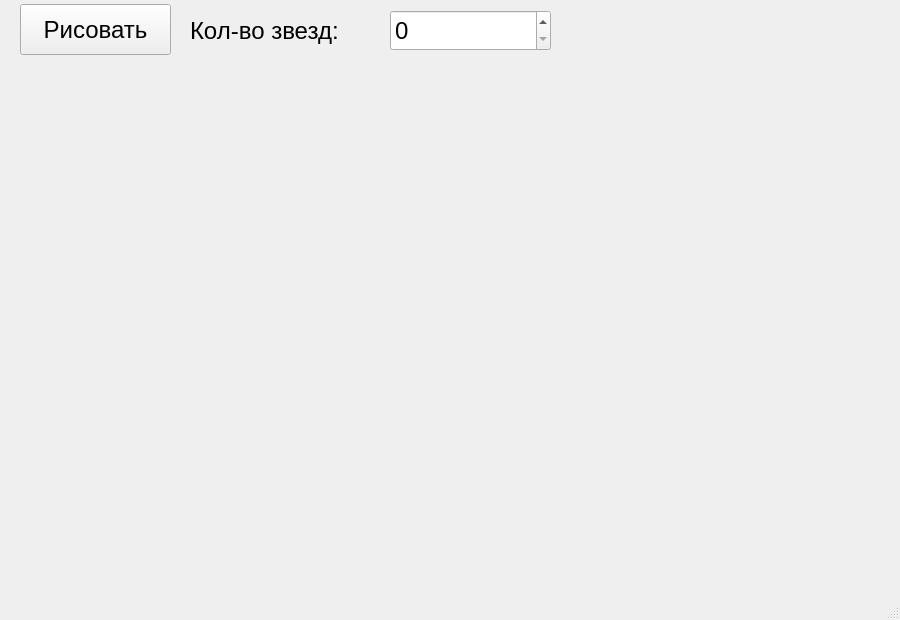
<?xml version="1.0" encoding="UTF-8"?>
<ui version="4.0">
 <class>MainWindow</class>
 <widget class="QMainWindow" name="MainWindow">
  <property name="geometry">
   <rect>
    <x>0</x>
    <y>0</y>
    <width>900</width>
    <height>620</height>
   </rect>
  </property>
  <property name="windowTitle">
   <string>MainWindow</string>
  </property>
  <widget class="QWidget" name="centralWidget">
   <widget class="my_widget" name="widget" native="true">
    <property name="geometry">
     <rect>
      <x>0</x>
      <y>70</y>
      <width>900</width>
      <height>500</height>
     </rect>
    </property>
   </widget>
   <widget class="QPushButton" name="pushButton_draw">
    <property name="geometry">
     <rect>
      <x>20</x>
      <y>4</y>
      <width>151</width>
      <height>51</height>
     </rect>
    </property>
    <property name="font">
     <font>
      <pointsize>18</pointsize>
     </font>
    </property>
    <property name="text">
     <string>Рисовать</string>
    </property>
   </widget>
   <widget class="QLabel" name="label_countStar">
    <property name="geometry">
     <rect>
      <x>190</x>
      <y>10</y>
      <width>191</width>
      <height>41</height>
     </rect>
    </property>
    <property name="font">
     <font>
      <pointsize>18</pointsize>
     </font>
    </property>
    <property name="text">
     <string>Кол-во звезд:</string>
    </property>
   </widget>
   <widget class="QSpinBox" name="spinBox_inputStar">
    <property name="geometry">
     <rect>
      <x>390</x>
      <y>10</y>
      <width>161</width>
      <height>41</height>
     </rect>
    </property>
    <property name="font">
     <font>
      <pointsize>18</pointsize>
     </font>
    </property>
   </widget>
  </widget>
  <widget class="QMenuBar" name="menuBar">
   <property name="geometry">
    <rect>
     <x>0</x>
     <y>0</y>
     <width>900</width>
     <height>25</height>
    </rect>
   </property>
  </widget>
  <widget class="QStatusBar" name="statusBar"/>
 </widget>
 <layoutdefault spacing="6" margin="11"/>
 <customwidgets>
  <customwidget>
   <class>my_widget</class>
   <extends>QWidget</extends>
   <header location="global">my_widget.h</header>
   <container>1</container>
  </customwidget>
 </customwidgets>
 <resources/>
 <connections/>
</ui>
